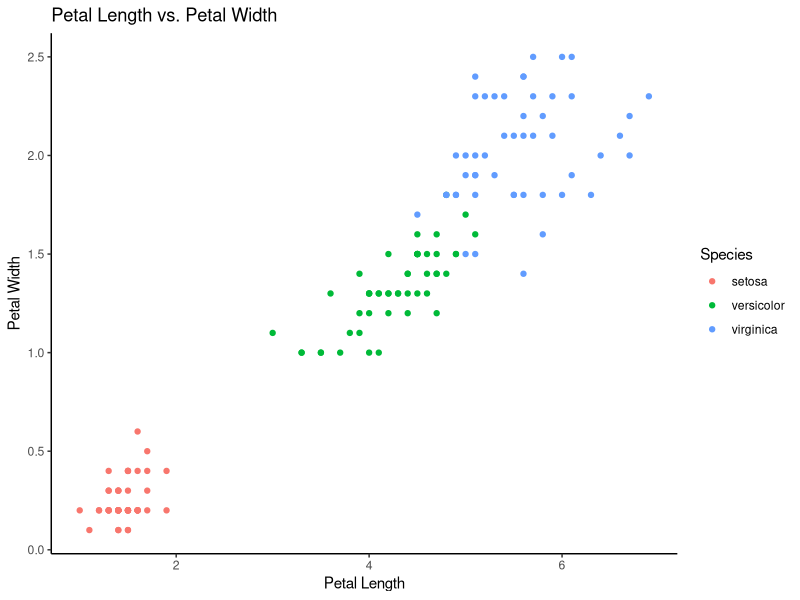

The R script that drew this image:
## ---- chunk 1
knitr::opts_chunk$set(echo = TRUE)
## ---- chunk 2
library(tidyverse)
## ---- chunk 3
petal_graph <- ggplot(iris, aes( x = Petal.Length, y = Petal.Width )) +
  geom_point(aes(color=Species)) +
  theme_classic()+
  labs(x = "Petal Length", y = "Petal Width")+
  ggtitle("Petal Length vs. Petal Width")
  facet_wrap(~Species)
  
petal_graph


